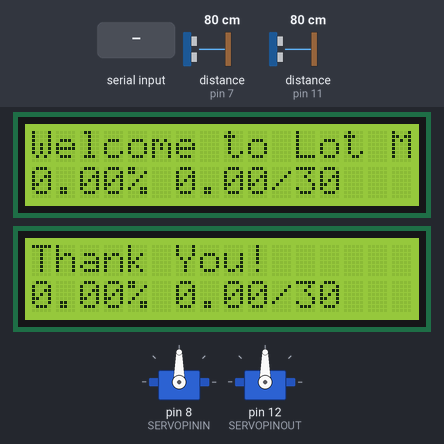
A sketch run on a simulated Arduino Uno, built with avr-gcc and run on an emulated ATmega328P. Parts: 2 × servo, 2 × 16×2 character LCD. Wiring (inferred from the names in the program): 2 × ultrasonic range finder: trigger pin 6, echo pin 7 / trigger pin 10, echo pin 11. The test bench sets the inputs (shaded band); at power-on: distance to the obstacle (sensors on pin 7, pin 11) 80 cm. The echo pulse lasts 58.3 µs per cm.

Above: at 1.3 s.
1.4 s: "1\n" received over Serial
At 2.8 s:
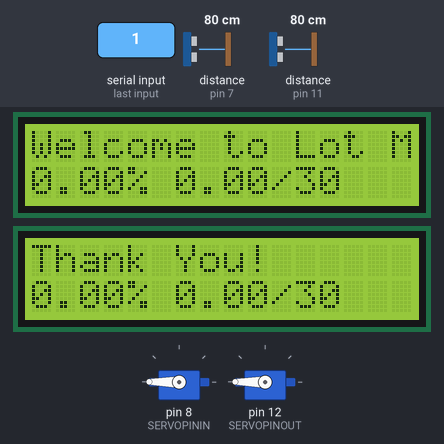
Timing chart, 0 to 4.4 s (numbered marks = the images above; inputs shaded):
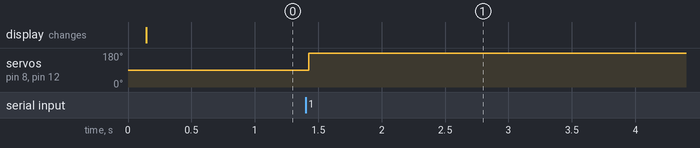

The sketch:

parkinglotv2.ino
```cpp
const int TRIGPININ = 10, ECHOPININ =11, BUTTONPININ = 9, RSI = 53, ENI = 51, D4I = 43, D5I = 45, D6I = 47, D7I = 49, SERVOPININ = 8; // Pin setting for entering lane
const int TRIGPINOUT = 6, ECHOPINOUT = 7, BUTTONPINOUT = 5, RSO = 36, ENO = 34, D4O = 26, D5O = 28, D6O = 30, D7O = 32, SERVOPINOUT = 12; // Pin setting for exiting lane

#include <Servo.h>
#include <LiquidCrystal.h>
//#include <MFRC522.h>

// Motor
Servo servoIn; // Entering lane motor
Servo servoOut; // Exiting lane motor
const int servoInPin = SERVOPININ; // Assigns entry motor pin
const int servoOutPin = SERVOPINOUT; // Assigns exiting motor pin

// RFID Sensor variables
/*
#define SSIN_PIN
#define RSTIN_PIN
#define SSOUT_PIN
#define RSTOUT_PIN
byte readCard [4];
string TagIDin;
string TagIDout;
accessGranted[3] = {"","",""};
int accessGrantedSize = 3;
bool granted;
*/
//LabView Control
String ControlMode;
String command;
String Entering;
String Exiting;
int firstIndex = 0;
int secondIndex = 0;
// Ultrasonic Sensor
const int PROXIMITY = 7; // Distance reading of no vehicle
const float cmRatio = 0.01723; // Conversion ration to cm
String USInStr;
String USOutStr;
int USIn;
int distanceIN; // Distance measurement of the entrance lane
int USOut;
int distanceOUT; //. Distance measurement of the exiting lane
// Pin Setting of the US Sensor
const int trigPinIn = TRIGPININ;
const int echoPinIn = ECHOPININ;
const int trigPinOut = TRIGPINOUT;
const int echoPinOut = ECHOPINOUT;
// Push Button
const int buttonIn = BUTTONPININ;
const int buttonOut = BUTTONPINOUT;
int buttonInState;
int buttonOutState;
// LCD Screen
LiquidCrystal lcdIN(RSI, ENI, D4I, D5I, D6I, D7I);
LiquidCrystal lcdOUT(RSO, ENO, D4O, D5O, D6O, D7O);
//MFRC522 RFIDin (SSIN_PIN,RSTIN_PIN);
//MFRC522 RFIDout (SSOUT_PIN,RSTOUT_PIN);
// Capacity
const int MAXCAPACITY = 30;
float currentCapacity;
float percentCap;

void setup(){ // Program setup
Serial.begin(9600);
//entering lane sensors and motor
pinMode(trigPinIn, OUTPUT);
pinMode(echoPinIn, INPUT);
servoIn.attach(servoInPin);
pinMode(buttonIn, INPUT);
lcdIN.begin(16, 2);
//exiting lane sensors and motor
pinMode(trigPinOut, OUTPUT);
pinMode(echoPinOut, INPUT);
servoOut.attach(servoOutPin);
pinMode(buttonOut, INPUT);
lcdOUT.begin(16, 2);
// RFIDin.PCD_init();
// delay(4);
// RFIDin.PCD_DumpVersiontoSerial();
// RFIDout.PCD_init();
// delay(4);
// RFIDout.PCD_DumpVersiontoSerial();
}

bool carPresenceCheck(int distance){ // Detection of a vehicle in lane
return distance <= PROXIMITY;
}

void setPercentCapacity(){ // Sets the percent capacity of the lot.
percentCap = (currentCapacity / MAXCAPACITY)*100;
}

// Payment Validation
bool checkRFID(String tagID){ // Checking if the RFID scan is met + Valid in member IDs.
/*
for (int i = 0; i<=(acessGrantedSize-1);i++)
  if(accessGranted[i] == tagID){
    return true;
  }
else{
  return false
}
*/
}

bool checkManualPayment(String side){ // Checking if manual payment (Button Press) is made.
  if (side == "front"){
    buttonInState = digitalRead(buttonIn);
    return buttonInState == HIGH; // Checks if the button is pressed
  }
  else{
    buttonOutState = digitalRead(buttonOut);
    return buttonOutState == HIGH; // Checks if the button is pressed
  }
}

void mOpen(String side){ // Open the gate from the closed position
  if (side == "front"){
    for (int pos = 90; pos <= 180; pos += 1) { // Opens the gate incrementally
      servoIn.write(pos);
      delay(15);
    }
  }
  else{
    for (int pos = 90; pos <= 180; pos += 1) { // Opens the gate incrementally
     servoOut.write(pos);
     delay(15);
    }
  }
}

void mClose(String side){ // Close the gate from the opened position
if (side == "front"){
  for (int pos = 180; pos >= 90; pos -= 1) { // Closes the entrace gate incrementally
    servoIn.write(pos);
    delay(15);
  }
}
  else{
    for (int pos = 180; pos >= 90; pos -= 1) { // Closes the rear gate incrementally
      servoOut.write(pos);
      delay(15);
    }
  }
}


long getUSReading(String side){ // Returns the current proximity read by the ultrasonic sensor
    if (side == "front"){
      digitalWrite(trigPinIn, LOW);
      delayMicroseconds(2);
      digitalWrite(trigPinIn, HIGH);
      delayMicroseconds(10);
      digitalWrite(trigPinIn, LOW);
      return pulseIn(echoPinIn, HIGH); // Returns the distance read at the entrace lane
    }
    else{
      digitalWrite(trigPinOut, LOW);
      delayMicroseconds(2);
      digitalWrite(trigPinOut, HIGH);
      delayMicroseconds(10);
      digitalWrite(trigPinOut, LOW);
      return pulseIn(echoPinOut, HIGH); //. Returns the distance read at the exiting lane
    }

 }

void loop(){ // Main Function
  setPercentCapacity();
  distanceIN = cmRatio * getUSReading("front"); // Retrieve the entering lane US reading
  distanceOUT = cmRatio * getUSReading("back"); // Retrieve the exiting lane US reading
 //RFID Scanning
 /*
if(RFIDin.findCard(PICC_REQIDL, str) == MI_OK){
  TagIDin = "";
  if (RFIDin.anticoll(str) == MI_OK){
    for(int i = 0; i <4; i++){
      TagIDin = TagIDin + (0x0F & (str[i]>>4));
      TagIDin = TagIDin + (0x0F & str[i]);
    }
  }
}
if(RFIDout.findCard(PICC_REQIDL, str) == MI_OK){
  TagIDout = "";
  if (RFIDout.anticoll(str) == MI_OK){
    for(int i = 0; i <4; i++){
      TagIDout = TagIDout + (0x0F & (str[i]>>4));
      TagIDout = TagIDout + (0x0F & str[i]);
    }
  }
}
 */
  //Labview Control
  if (Serial.available()>0){
    command = Serial.readStringUntil('\n');
    firstIndex = command.indexOf(',');
    secondIndex = command.indexOf(',',firstIndex + 1);

    ControlMode = command.substring(0,firstIndex);
    Entering = command.substring(firstIndex+1,secondIndex);
    Exiting = command.substring(secondIndex+1);

    if(ControlMode == "1"){
      if(Entering == "1"){
          servoIn.write(180);
          currentCapacity++;

      }
        if(Entering == "-1"){
          servoIn.write(90);

      }

      if(Exiting == "1"){
            servoOut.write(180);
            currentCapacity--;

      }
       if(Exiting == "-1"){
            servoOut.write(90);

        }
    }
  }

    // Displays the message on the entrance LCD
    lcdIN.setCursor(0, 0);
    lcdIN.print("Welcome to Lot M!");
    lcdIN.setCursor(0, 1);
    lcdIN.print(String(percentCap)+"% " + String(currentCapacity) +"/" + String(MAXCAPACITY));
    // Displays the message on the exit LCD
    lcdOUT.setCursor(0, 0);
    lcdOUT.print("Thank You!");
    lcdOUT.setCursor(0, 1);
    lcdOUT.print(String(percentCap)+"% " + String(currentCapacity) +"/" + String(MAXCAPACITY));

    // Detect if vehicle is in lane -> Check if payment is made -> Open Gate
    if (carPresenceCheck(distanceIN) == true && (checkManualPayment("front") == true /*|| checkRFID(TagIDin) == true*/)){
        mOpen("front");
        while(carPresenceCheck(distanceIN)){ // Loop unil the car is no longer present
          distanceIN = cmRatio * getUSReading("front");
        }
        delay(2000); // Wait 2 seconds after the vehicle has left
        mClose("front"); // Closes the gate
        currentCapacity++; // Increments the capacity
        }
    else if (carPresenceCheck(distanceOUT) == true && (checkManualPayment("back") == true /*|| checkRFID(TagIDout) == true*/)){
       mOpen("back");
        while(carPresenceCheck(distanceOUT)){ // Loop unil the car is no longer present
          distanceOUT = cmRatio * getUSReading("back");
        }
        delay(2000); // Wait 2 seconds after the vehicle has left
        mClose("back"); // Closes the gate
        currentCapacity--; // Decrements the capacity
        }
    }
```

Measured:
- after the input at 1.4 s, servo on pin 8 (SERVOPININ), servo on pin 12 (SERVOPINOUT): 90° → 180° at once
